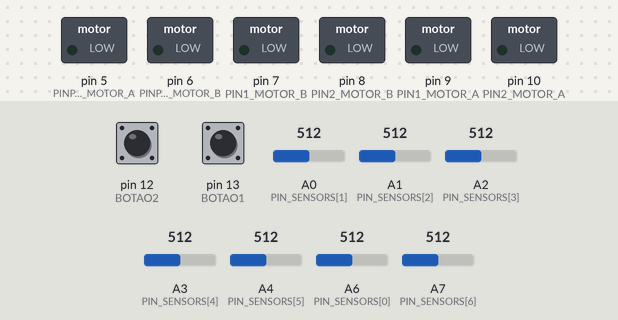
Bench run of a sketch on a simulated Arduino Nano, built with avr-gcc and run on an emulated ATmega328P. Shown: switched loads named in the sketch (green lamp = pin HIGH). The inputs (shaded band) are chosen by the test bench; at power-on: pin 13 (BOTAO1) HIGH, pin 12 (BOTAO2) HIGH, A0 (PIN_SENSORS[1]) = 512, A1 (PIN_SENSORS[2]) = 512, A2 (PIN_SENSORS[3]) = 512, A3 (PIN_SENSORS[4]) = 512, A4 (PIN_SENSORS[5]) = 512, A6 (PIN_SENSORS[0]) = 512, A7 (PIN_SENSORS[6]) = 512. What the sketch prints to the serial monitor is not drawn.

Above: at 1.2 s.
1.3 s: pin 13 (BOTAO1) pulled LOW for 0.15 s
At 2.3 s:
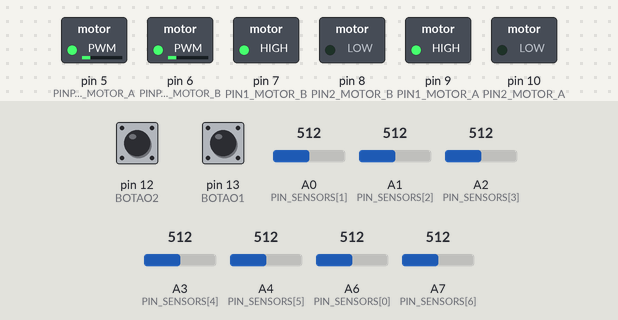
Timing chart, 0 to 4.3 s (numbered marks = the images above; inputs shaded):
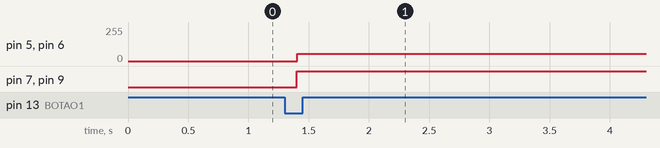

The sketch:

TesteSeguidor.ino
```cpp
#include "define.h"

float P = 0, I = 0, D = 0, erroAnterior = 0; // // Aqui fica as variaveis que armazenaram os erros para o PID
int auxInicioFim = 0, indexInicioFim = 0,auxCurva = 0, indexCurva = 0, auxBotao1 = 0, auxBotao2 = 0, valueSensor = 0;
int pwm_A = 0, pwm_B = 0;
int timerBuzz = 0;

void setup() {
  Serial.begin(115200);
  Serial.println("Setup");
  setupPins();
}

void loop() {


  statusUpdate();
  Inicio_Fim();
  if(STATUS == SEGUINDO){
    digitalWrite(PIN1_MOTOR_A, HIGH);
      digitalWrite(PIN2_MOTOR_A, LOW);
      digitalWrite(PIN1_MOTOR_B, HIGH);
      digitalWrite(PIN2_MOTOR_B, LOW);

      //
      identificaCurva();
      if(indexCurva > NUM_SEGMENTOS-1){
        indexCurva = NUM_SEGMENTOS-1;
      }
      int maxPWM = VEL_CURVA[indexCurva];
      Serial.println(maxPWM);
      int PID = calculatePID();
      pwm_A = maxPWM  + PID;
      pwm_B = maxPWM  - PID;
      //Serial.print(pwm_A);Serial.print(" "); Serial.println(pwm_B);
      analogWrite(PINPWM_MOTOR_A, pwm_A/1.5);
      analogWrite(PINPWM_MOTOR_B, pwm_B/1.5);
  }
}

void statusUpdate() {
  int b1 = digitalRead(BOTAO1);
  int b2 = digitalRead(BOTAO2);

  // BOTÃO 1 #########################
  if (b1 == 0 && auxBotao1 == 0) {
    STATUS = SEGUINDO;
    //if (buzzerQtd == 0) buzzerQtd = 2 * 2;

    auxBotao1 = 1;
    delay(100);
  }
  else if (b1 == 1)
    auxBotao1 = 0;

  // BOTÃO 2 #########################
  if (b2 == 0 && auxBotao2 == 0) {
    /*if (buzzerQtd == 0) buzzerQtd = 2 * (presetVel + 1);
    presetVel++;
    if (presetVel == 3)
      presetVel = 0;*/

    auxBotao2 = 1;
    delay(100);
  }
  else if (b2 == 1)
    auxBotao2 = 0;
}


int calculatePID() {
  int acao, erro = getError();
  P = erro;
  I = I + erro;
  D = erro - erroAnterior;
  acao = (KP * P) + (KI * I) + (KD * D);
  erroAnterior = erro;
  return acao;
}

int getError() {
  /*
     1 0 0 0 0
     1 1 0 0 0
     0 1 0 0 0
     0 1 1 0 0
     0 0 1 0 0
     0 0 1 1 0
     0 0 0 1 0
     0 0 0 1 1
     0 0 0 0 1
  */

  int valueSensores[7], erro;

  for (int i = 0; i < 7; i++) {
    if (analogRead(PIN_SENSORS[i]) > LIMIAR_SENSOR)
      valueSensores[i] = (COR_LINHA == 0) ? 1 : 0;
    else
      valueSensores[i] = (COR_LINHA == 0) ? 0 : 1;

    Serial.print(analogRead(PIN_SENSORS[i]));
    Serial.print(" , ");
  }
  Serial.println();

  if (valueSensores[1] == 1 && valueSensores[2] == 0 && valueSensores[3] == 0 && valueSensores[4] == 0 && valueSensores[5] == 0) erro = -4;
  else if (valueSensores[1] == 1 && valueSensores[2] == 1 && valueSensores[3] == 0 && valueSensores[4] == 0 && valueSensores[5] == 0) erro = -3;
  else if (valueSensores[1] == 0 && valueSensores[2] == 1 && valueSensores[3] == 0 && valueSensores[4] == 0 && valueSensores[5] == 0) erro = -2;
  else if (valueSensores[1] == 0 && valueSensores[2] == 1 && valueSensores[3] == 1 && valueSensores[4] == 0 && valueSensores[5] == 0) erro = -1;
  else if (valueSensores[1] == 0 && valueSensores[2] == 0 && valueSensores[3] == 1 && valueSensores[4] == 0 && valueSensores[5] == 0) erro = 0;
  else if (valueSensores[1] == 0 && valueSensores[2] == 0 && valueSensores[3] == 1 && valueSensores[4] == 1 && valueSensores[5] == 0) erro = 1;
  else if (valueSensores[1] == 0 && valueSensores[2] == 0 && valueSensores[3] == 0 && valueSensores[4] == 1 && valueSensores[5] == 0) erro = 2;
  else if (valueSensores[1] == 0 && valueSensores[2] == 0 && valueSensores[3] == 0 && valueSensores[4] == 1 && valueSensores[5] == 1) erro = 3;
  else if (valueSensores[1] == 0 && valueSensores[2] == 0 && valueSensores[3] == 0 && valueSensores[4] == 0 && valueSensores[5] == 1) erro = 4;

  return erro;
}

void setupPins() {
  pinMode(BOTAO1, INPUT_PULLUP);
  pinMode(BOTAO2, INPUT_PULLUP);

  pinMode(PIN1_MOTOR_A, OUTPUT);
  pinMode(PIN2_MOTOR_A, OUTPUT);
  pinMode(PINPWM_MOTOR_A, OUTPUT);

  pinMode(PIN1_MOTOR_B, OUTPUT);
  pinMode(PIN2_MOTOR_B, OUTPUT);
  pinMode(PINPWM_MOTOR_B, OUTPUT);

  for (int i = 0; i < 7; i++)
      pinMode(PIN_SENSORS[i], INPUT_PULLUP);
}

//void identificaCurva(){
//    int valueSensor = 0;
//    if (analogRead(PIN_SENSORS[0])>LIMIAR_SENSOR) valueSensor = ((COR_LINHA == 0)?1:0);
//    else  valueSensor = ((COR_LINHA == 0)?0:1);
//
//    if(valueSensor == 1 && auxCurva == 0){
//     indexCurva++;
//     Serial.println(indexCurva);
//     auxCurva = 1;
//    }
//    else if (valueSensor == 0)
//      auxCurva = 0;
//  }

  void identificaCurva(){
      if (analogRead(PIN_SENSORS[0])>LIMIAR_SENSOR){
            valueSensor = 0;
            auxCurva = 0;
      }
      else{  // if(analogRead(PIN_SENSORS[0]<LIMIAR_SENSOR))
        valueSensor = 1;
         //indexCurva++;
         //auxCurva = 1;
      }
      if(valueSensor == 1 && auxCurva == 0){
        indexCurva++;
        auxCurva = 1;
      }
      Serial.println(indexCurva);
  }

  void Inicio_Fim(){
        int valueSensor = 0;
        if(analogRead(PIN_SENSORS[0]>LIMIAR_SENSOR)) valueSensor = (COR_LINHA == 0)? 1:0;
        else valueSensor = (COR_LINHA == 0) ? 0:1;

        if(valueSensor == 1 && auxInicioFim == 0){
          indexInicioFim = indexInicioFim + 1;
        }

        if(indexInicioFim == (NUM_CRUZAMENTO + 2)){
          STATUS = PARADO;
          digitalWrite(PIN1_MOTOR_A, LOW);
          digitalWrite(PIN2_MOTOR_A, LOW);
          digitalWrite(PIN1_MOTOR_B, LOW);
          digitalWrite(PIN2_MOTOR_B, LOW);
        }
    }

//void Bipe() {
  //timerBuzz = millis();
//}
```

Define.h
```cpp
#define SEGUINDO 1 //
#define PARADO 0   //
int STATUS = PARADO;

#define COR_LINHA 1
#define LIMIAR_SENSOR 890

#define PIN1_MOTOR_B 7
#define PIN2_MOTOR_B 8
#define PINPWM_MOTOR_B 6

#define PIN1_MOTOR_A 9
#define PIN2_MOTOR_A 10
#define PINPWM_MOTOR_A 5

#define BOTAO1 13
#define BOTAO2 12

#define KP 20
#define KI 0
#define KD 5

#define NUM_CRUZAMENTO 0
#define NUM_SEGMENTOS 16

int VEL_CURVA[NUM_SEGMENTOS] = {
                                80,
                                80,
                                80,
                                80,
                                80,
                                80,
                                150,
                                80,
                                80,
                                80,
                                80,
                                80,
                                80,
                                80,
                                80,
                                80,


  };

int PIN_SENSORS[7] = {A6, A0, A1, A2, A3, A4, A7};
```

Measured:
- after the input at 1.3 s, pin 5 (PINPWM_MOTOR_A), pin 6 (PINPWM_MOTOR_B): 0/255 → 53/255 after 0.10 s; pin 7 (PIN1_MOTOR_B), pin 9 (PIN1_MOTOR_A): LOW → HIGH after 0.10 s
